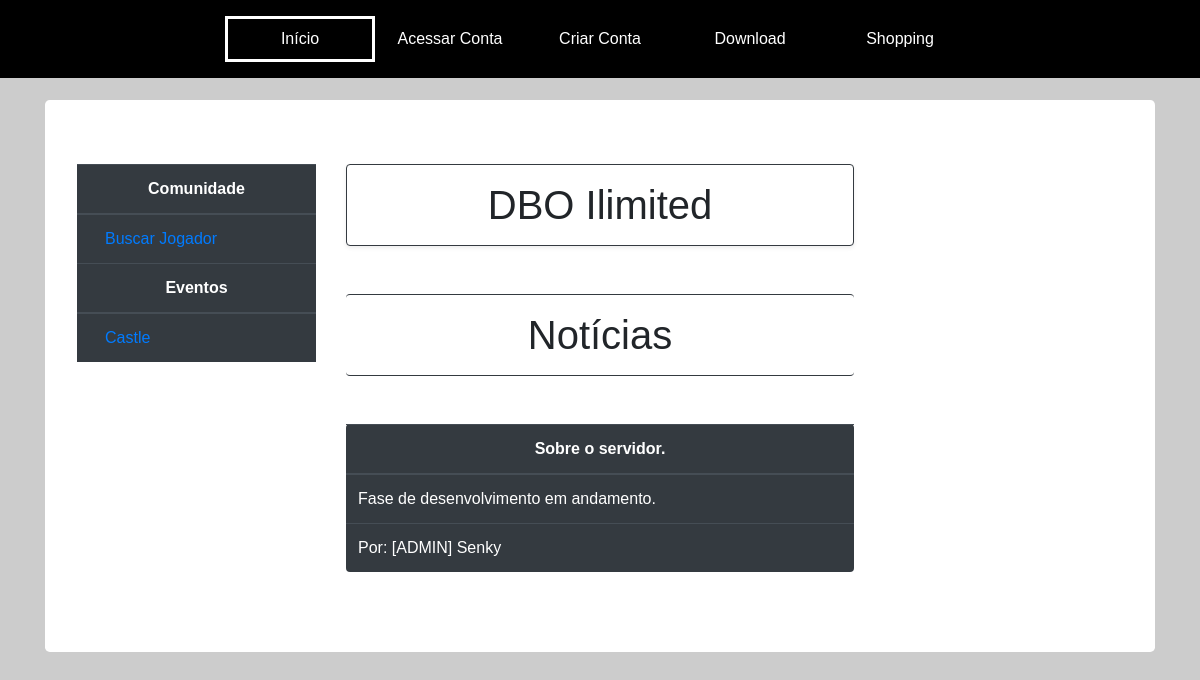
The page / on the database its author committed.
### tables this page shows
CREATE TABLE `noticias` (
  `id` int(11) NOT NULL,
  `nickname` varchar(32) NOT NULL,
  `titulo` mediumtext NOT NULL,
  `noticia` text NOT NULL
);

### system/db.php (called while the page is built, shortened)
<?php
    class db{
        private $host = 'localhost';
        private $usuario = 'root';
        private $senha = '9669174';
        private $database = 'dbz';
        public function conecta_mysqli(){
            $con = mysqli_connect($this->host, $this->usuario, $this->senha, $this->database);
            return $con;
        }
        public function pegar_noticias(){
            $db = new db();
            return mysqli_query($db->conecta_mysqli(), "SELECT id, nickname, titulo, noticia FROM noticias ORDER BY id DESC LIMIT 10");
        }
    }
?>

### index.php (the view, shortened to what this page needs)
<?php
    require_once("system/db.php");
    $db = new db();
    $pegar_noticias = $db->pegar_noticias();
?>
<!DOCTYPE html>
<html lang='pt-br'>
    <head>
        <link rel='stylesheet' href='https://stackpath.bootstrapcdn.com/bootstrap/4.3.1/css/bootstrap.min.css'>
        <link rel='stylesheet' href='css/estilo.css'>
    </head>
    <body>
        <nav class="navbar fixed-top">
            <ul class="navbar nav">
                <li class="nav-item active"><a class="nav-link" href="index.php">Início</a></li>
                <li class="nav-item"><a class="nav-link" href="acessar_conta.php">Acessar Conta</a></li>
                <li class="nav-item"><a class="nav-link" href="criar_conta.php">Criar Conta</a></li>
                <li class="nav-item"><a class="nav-link" href="downloads.php">Download</a></li>
                <li class="nav-item"><a class="nav-link" href="shopping.php">Shopping</a></li>
            </ul>
        </nav>
        <div class="corpo">
            <main role="main" class="container">
                <div class="jumbotron">
                    <div class="row">
                        <div class="col-sm">
                            <table class="table table-hover table-dark">
                                <thead>
                                    <th class="text-center" scope="col">Comunidade</th>
                                </thead>
                                <thead>
                                    <tr>
                                        <td><a class="link p-3" href="#">Buscar Jogador</a></td>
                                    </tr>
                                </thead>
                                <thead>
                                    <th class="text-center" scope="col">Eventos</th>
                                </thead>
                                <thead>
                                    <tr>
                                        <td><a class="link p-3" href="">Castle</a></td>
                                    </tr>
                                </thead>
                            </table>
                        </div>
                        <div class="col-sm-6">
                            <div class="page-header">
                                <h1 class="text-center border border-dark shadow-sm p-3 mb-5 bg-white rounded">DBO Ilimited</h1>
                                <h1 class="text-center border-bottom border-top border-dark p-3 mb-5 bg-white rounded">Notícias</h1>
                            </div>
                            <?php while($dado = $pegar_noticias->fetch_array()) {?>
                                <table class="table table-hover table-dark rounded">
                                    <thead>
                                        <tr>
                                        <th scope="col" class="text-center"><?php echo $dado['titulo'] ?></th>
                                        </tr>
                                    </thead>
                                    <thead>
                                        <tr>
                                        <td scope="col"><?php echo $dado['noticia'] ?></td>
                                        </tr>
                                    </thead>
                                    <thead>
                                        <tr>
                                            <td><?php echo "Por: ".$dado['nickname']?></td>
                                        </tr>
                                    </thead>
                                </table>
                            <?php } ?>
                        </div>
                        <div class="col-sm">
                        </div>
                    </div>
                </div>
            </main>
        </div>
    </body>
</html

### css/estilo.css (style rules this page uses)
.navbar { margin: 0 auto !important; background-color: black !important; }
.navbar .nav-item { width: 150px; text-align: center; }
.navbar .nav-item .nav-link { color:white !important; font-family: Arial, Tahoma, sans-serif; }
.navbar .active { border: solid white !important; }
body { padding-top: 100px; width: 100% !important; height: 100% !important; background-color: #cccccc; font-family: Arial, Tahoma, sans-serif; }
.jumbotron { background-color: white; }

### rows shown on the page
noticias: titulo "Sobre o servidor.", noticia "Fase de desenvolvimento em andamento.", nickname "[ADMIN] Senky"
